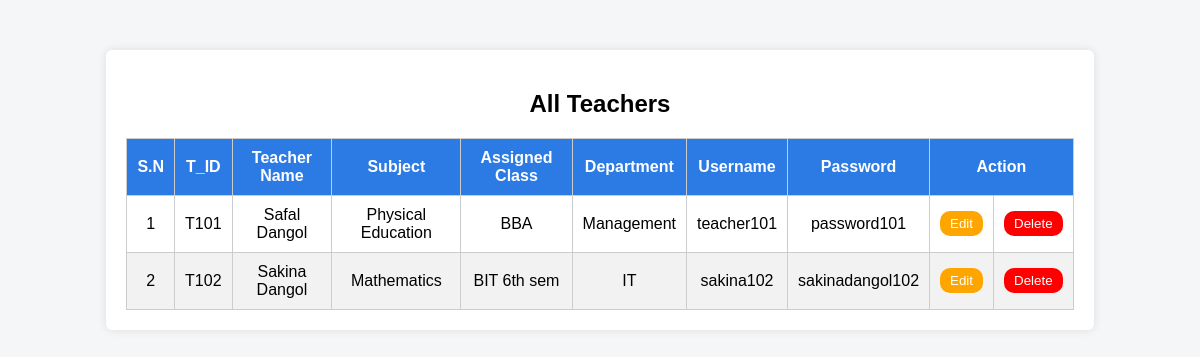
/AdminOperation/view_teacher, run on the app's committed database.
### Admin/models.py (models this page shows, shortened)
class Subject(models.Model):
    Teachername=models.CharField(max_length=100)
    teacher=models.ForeignKey(Teacher,on_delete=models.CASCADE,null=True)
    assigned_class=models.CharField(max_length=100,default="AI")
    subject_name=models.CharField(max_length=100,default="Python")

class Teacher(models.Model):
    TeacherID = models.CharField(max_length=100,primary_key=True)
    Teachername=models.CharField(max_length=100)
    department=models.CharField(max_length=100,default="IT")
    username=models.CharField(max_length=100)
    password=models.CharField(max_length=100)

### Admin/views.py (the view)
# urls.py: path('view_teacher',views.view_teacher,name="view_teacher"),
def view_teacher(request):
    teachers = Teacher.objects.all()
    subjects = Subject.objects.select_related('teacher')
    return render(request,"view_teacher.html",{'subjects':subjects,'teacher':teachers})

### Admin/templates/view_teacher.html (shortened to what this page needs)
<!DOCTYPE html>
<html lang="en">
<head>
</head>
<body>
<div class="container">
    <h2>All Teachers</h2>
    <table>
        <thead>
            <tr>
                <th>S.N</th>
                <th>T_ID</th>
                <th>Teacher Name</th>
                <th>Subject</th>
                <th>Assigned Class</th>
                <th>Department</th>
                <th>Username</th>
                <th>Password</th>
                <th colspan="2">Action</th>
            </tr>
        </thead>
        <tbody>
            {% for subject in subjects %}
            <tr>
                <td>{{ forloop.counter }}</td>
                <td>{{ subject.teacher.TeacherID }}</td>
                <td>{{ subject.Teachername }}</td>
                <td>{{ subject.subject_name|default:"N/A"  }}</td>
                <td>{{ subject.assigned_class|default:"N/A" }}</td>
                <td>{{ subject.teacher.department|default:"N/A" }}</td>
                <td>{{ subject.teacher.username}}</td>
                <td>{{ subject.teacher.password}}</td>
              <td>
                    <a href="{% url 'edit_teacher' subject.teacher.TeacherID %}">
                        <button class="Edit">Edit</button>
                    </a>
                </td>
                <td>
                    <a href="{% url 'delete_teacher' subject.teacher.TeacherID %}">
                        <button class="Delete">Delete</button>
                    </a>
                </td>
            </tr>
            {% empty %}
            <tr>
                <td colspan="8">No teachers found</td>
            </tr>
            {% endfor %}
        </tbody>
    </table>
</div>
</body>
</html>

### Admin/templates/view_teacher.html (style rules this page uses)
body { font-family: Arial, sans-serif; background-color: #f4f6f8; }
.container { width: 80%; margin: 50px auto; background: #fff; padding: 20px; border-radius: 6px; box-shadow: 0 0 10px rgba(0,0,0,0.1); }
h2 { text-align: center; margin-bottom: 20px; }
table { width: 100%; border-collapse: collapse; }
th, td { text-align: center; padding: 10px; border: 1px solid #ccc; }
th { background-color: #2c7be5; color: white; }
tr:nth-child(even) { background-color: #f2f2f2; }
.Edit { background-color: orange; color: white; border-radius: 10px; padding: 5px 10px; border: none; cursor: pointer; }
.Delete { background-color: red; color: white; border-radius: 10px; padding: 5px 10px; border: none; cursor: pointer; }

### data on the page
Subject: teacher.TeacherID "T101", Teachername "Safal Dangol", subject_name "Physical Education", assigned_class "BBA", teacher.department "Management", teacher.username "teacher101", teacher.password "password101"
Subject: teacher.TeacherID "T102", Teachername "Sakina Dangol", subject_name "Mathematics", assigned_class "BIT 6th sem", teacher.department "IT", teacher.username "sakina102", teacher.password "sakinadangol102"
